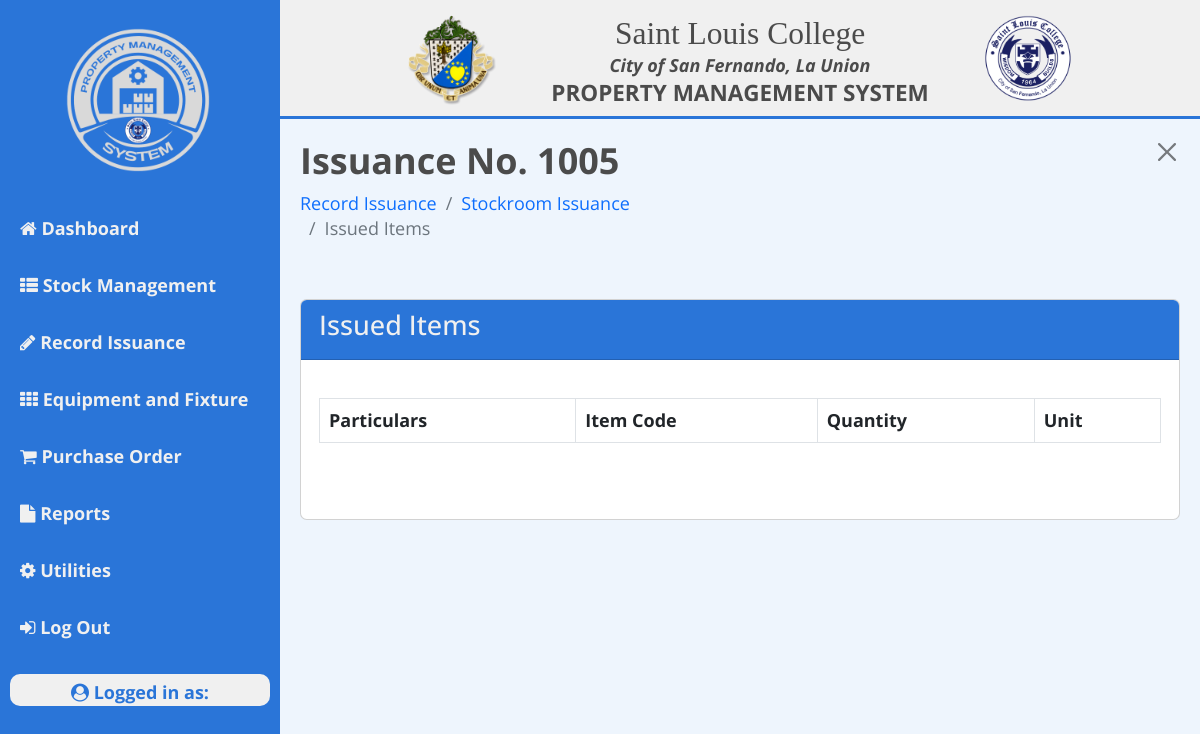
The page /pmo/record-issuance/stockroom/view-issued.php?ref=1005 on the database as committed earlier.
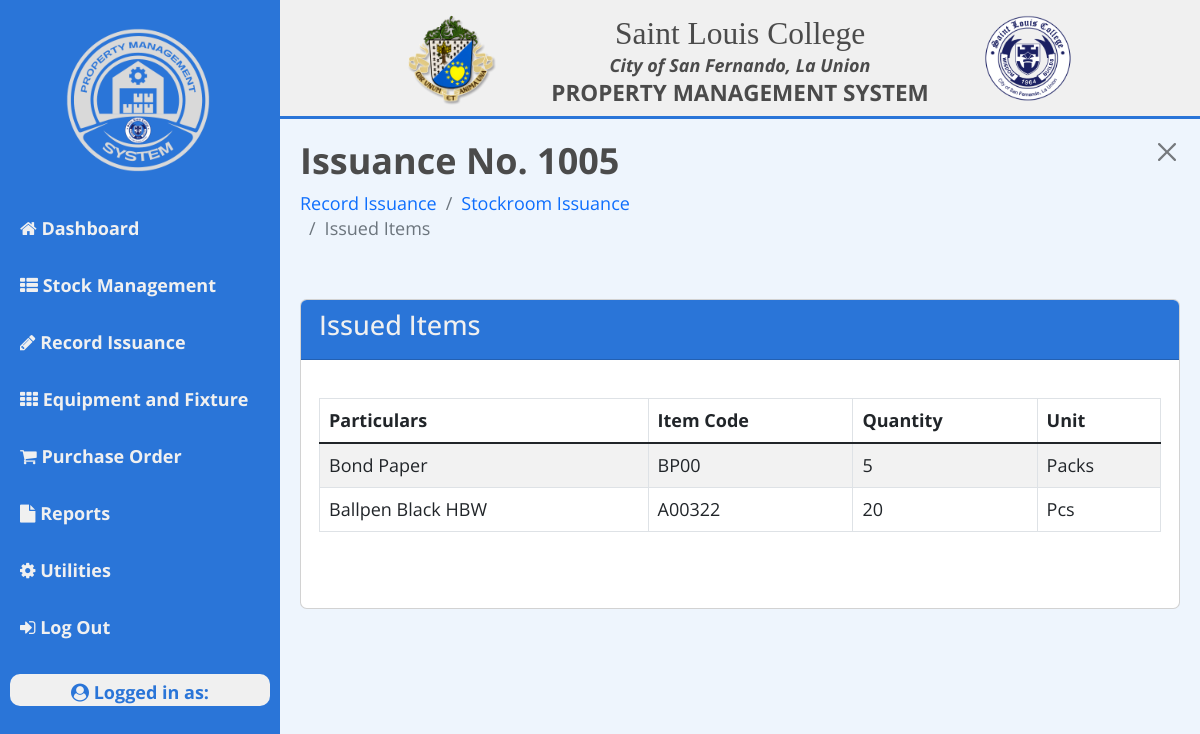
The same page on the database as committed later.
### tables this page shows
CREATE TABLE `tbl_ris_stockroom` (
  `id` int(255) NOT NULL AUTO_INCREMENT,
  `iss_no` int(11) NOT NULL,
  `particulars` varchar(255) NOT NULL,
  `item_code` varchar(255) NOT NULL,
  `quantityReq` int(11) NOT NULL,
  `unit` varchar(255) NOT NULL,
  `price` float NOT NULL,
  `stock_type` varchar(255) NOT NULL DEFAULT 'Stockroom',
  PRIMARY KEY (`id`),
  KEY `iss_no` (`iss_no`)
);

### pmo/record-issuance/stockroom/view-issued.php (the view, shortened to what this page needs)
<!DOCTYPE html>
<html lang="en">
<?php include '../../../head.php'; ?>
<body>
<?php
require '../../../config.php';
?>
<div class="wrapper">
<?php include '../../pmo-nav.php'; ?>
    <div class="main_content">
    <?php include '../../../navbar.php'; ?>
        <div class="info">
        <?php
        if(isset($_GET['ref'])){
            $refid = $_GET['ref'];
        ?>
            <div class="page-title">
                <div class="row" style="display: flex;">
                    <div class="col-6 md-6 order-md-1 order-first">
                        <h2>Issuance No. <?= $refid ?></h2>
                        <nav aria-label="breadcrumb">
                            <ol class="breadcrumb">
                                <li class="breadcrumb-item text-primary">Record Issuance</li>
                                <li class="breadcrumb-item"><a href="requests.php" style="text-decoration: none;">Stockroom Issuance</a></li>
                                <li class="breadcrumb-item active" aria-current="page">Issued Items</li>
                            </ol>
                        </nav>
                    </div>
                    <div class="col-6 md-6 order-md-2 order-last">
                        <a class="btn btn-close float-end" href="requests.php?ref=<?= $refid ?>" role="button" style="border-radius: 0;"></a>
                    </div>
                </div>
            </div>
            <?php
                }
            ?>
            <div class="row">
                <div class="col-md-12">
                    <div class="card">
                        <div class="card-header">
                            <h4>Issued Items</h4>
                        </div>
                        <div class="card-body ">
                            <div class="table-responsive text-nowrap">
                                <table class="table table-striped table-bordered">
                                    <thead>
                                    <?php
                                    if(isset($_GET['ref'])):
                                        $refid = $_GET['ref'];
                                        $query = "SELECT * FROM tbl_ris_stockroom WHERE iss_no = '$refid'";
                                        $result = mysqli_query($conn, $query);
                                    ?>
                                        <tr>
                                            <th>Particulars</th>
                                            <th>Item Code</th>
                                            <th>Quantity</th>
                                            <th>Unit</th>
                                        </tr>
                                    </thead>
                                    <tbody class="table-group-divider">
                                    <?php
                                        if(mysqli_num_rows($result) > 0):
                                            foreach($result as $items){
                                    ?>
                                        <tr>
                                            <td><?= $items['particulars']; ?></td>
                                            <td><?= $items['item_code'] ?></td>
                                            <td><?= $items['quantityReq']; ?></td>
                                            <td><?= $items['unit']; ?></td>
                                        </tr>
                                        <?php
                                            }
                                            endif;
                                        ?>
                                    </tbody>
                                </table>
                                <?php
                                endif;
                                ?>
                            </div>
                        </div>
                    </div>
                </div>
            </div>
        </div>
    </div>
</div>
</body>
</html>

### head.php (shortened to what this page needs)
<head>
    <link rel="stylesheet" href="https://stackpath.bootstrapcdn.com/font-awesome/4.7.0/css/font-awesome.min.css">
    <link href="//db.onlinewebfonts.com/c/f3258385782c4c96aa24fe8b5d5f9782?family=Old+English+Text+MT" rel="stylesheet" type="text/css"/>
    <link rel="stylesheet" href="https://cdnjs.cloudflare.com/ajax/libs/twitter-bootstrap/5.2.0/css/bootstrap.min.css">
    <link rel="stylesheet" href="https://cdn.datatables.net/1.12.1/css/dataTables.bootstrap5.min.css">
    <link href="https://cdn.jsdelivr.net/npm/bootstrap@5.2.1/dist/css/bootstrap.min.css" rel="stylesheet">
    <link rel="stylesheet" href="../../../assets/css/styles.css">
</head>

### pmo/pmo-nav.php (shortened to what this page needs)
<div class="sidebar">
<img class="nav-logo" style="width: 200px; height:200px; justify-self:center;" src="../../../assets/images/pms-logo.png" alt="logo">
    <ul style="padding: 0px;">
        <li>
            <a class="sub-btn" href="..\..\dashboard\dboard\dashboard.php"><i class="fa fa-home"></i></span> Dashboard</a>
        </li>
        <li class="item">
            <a class="sub-btn" href="#"><span class="btn-label"><i class="fa fa-th-list"></i></span> Stock Management</a>
        </li>
        <li class="item">
            <a class="sub-btn" href="#"><span class="btn-label"><i class="fa fa-pencil"></i></span> Record Issuance</a>
        </li>
        <li class="item">
            <a class="sub-btn" href="#"><i class="fa fa-th"></i></span> Equipment and Fixture</a>
        </li>
        <li class="item">
            <a class="sub-btn" href="#"><i class="fa fa-shopping-cart"></i></span> Purchase Order</a>
        </li>
        <li class="item">
            <a class="sub-btn" href="#"><i class="fa fa-file"></i></span> Reports</a>
        </li>
        <li class="item">
            <a class="sub-btn" href="#"><i class="fa fa-cog"></i></span> Utilities</a>
        </li>
        <li>
            <a class="sub-btn" href="../../../function.php?log=logout" id="logout" name="logout"><i class="fa fa-sign-in"></i></span> Log Out</a>
        </li>
    </ul>
    <div class="col user-profile">
        <p><i class="fa fa-user-circle"></i> Logged in as:</p>
    </div>
</div>

### navbar.php
<div class="header">
    <div class="row">
        <div class="col-3">
            <img class="index-logo float-end" src="../../../assets/images/cicm-logo.png" alt="logo">
        </div>
        <div class="col-6">
                <ul style="text-align: center; padding: 0; margin:0;">
                    <li><h3 style="font-family:Old English Text MT; margin-bottom: 3px;">Saint Louis College</h3></li>
                    <li style="line-height: 1; font-weight:bold; margin-bottom: 5px; font-style:italic;">City of San Fernando, La Union</li>
                    <li><h5 style="font-weight:bold; margin-bottom: 0px;">PROPERTY MANAGEMENT SYSTEM</h5></li>
                </ul>
        </div>
        <div class="col-3">
            <img class="index-logo float-start" src="../../../assets/images/logo.png" alt="logo">
        </div>
    </div>
</div>

### assets/css/styles.css (style rules this page uses)
* { margin: 0; padding: 0; box-sizing: border-box; list-style: none; font-family: 'Open Sans'; font-size: 18px; }
body { background-color: #eef5fd; }
.wrapper { display: flex; position: relative; }
.wrapper .sidebar { width: 280px; height: 100%; background: #2a75d8; padding: 0px 5px 15px 0px; position: fixed; top: 0; bottom: 0; overflow-y: auto; overflow-x: hidden; }
.wrapper .sidebar .user-profile { bottom: 15px; position: -webkit-sticky; width: 260px; margin-top: auto; margin: 0 10px 0 10px; background-color: #f0f0f0; color: #2a75d8; border-radius: 10px; padding-top: 5px; }
.wrapper .sidebar .user-profile p { text-align: center; margin-bottom: 5px; font-weight: bold; }
.wrapper .sidebar .nav-logo { display: block; margin-left: auto; margin-right: auto; width: 50%; }
.wrapper .sidebar ul li { padding: 15px 5px 15px 15px; border-radius: 10px; text-align:left; }
.wrapper .sidebar ul li .sub-btn { margin-left: 5px; text-decoration: none; color: #f0f0f0; font-weight: bold; }
.wrapper .main_content { width: 100%; margin-left: 280px; }
.wrapper .main_content .header { width: 100%; top: 0; position: relative; background-color: #f0f0f0; color: #4b4b4b; padding: 15px 15px 10px 15px; border-bottom-style: solid; border-bottom-color: #2a75d8; border-bottom-width: 3px; }
.wrapper .main_content .header img { width: 90px; height: 90px; }
.wrapper .main_content .info { margin: 20px; color: #4b4b4b; line-height: 25px; }
.wrapper .main_content .info .page-title h2 { font-weight: bolder; }
.wrapper .main_content .info div { margin-bottom: 20px; }
.wrapper .main_content .info .card-header { background-color: #2a75d8; color: #f0f0f0; }

Rows that differ between the two databases and show on the page:
added tbl_ris_stockroom: particulars "Bond Paper", item_code "BP00", quantityReq "5", unit "Packs"
added tbl_ris_stockroom: particulars "Ballpen Black HBW", item_code "A00322", quantityReq "20", unit "Pcs"
